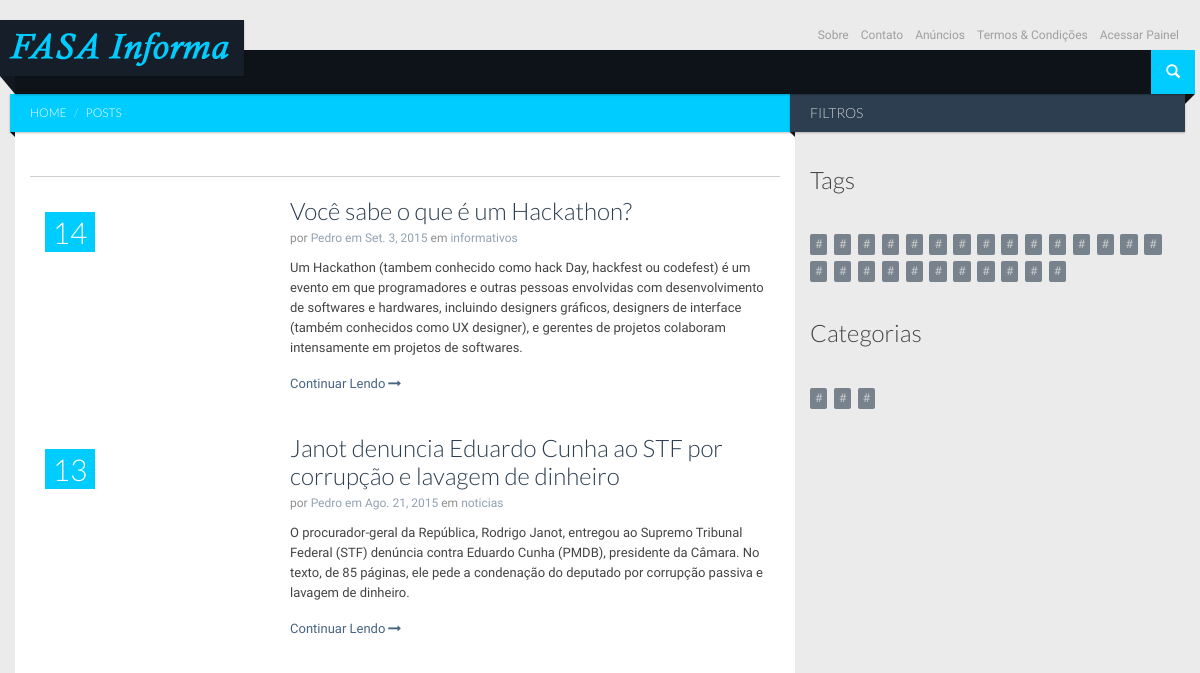
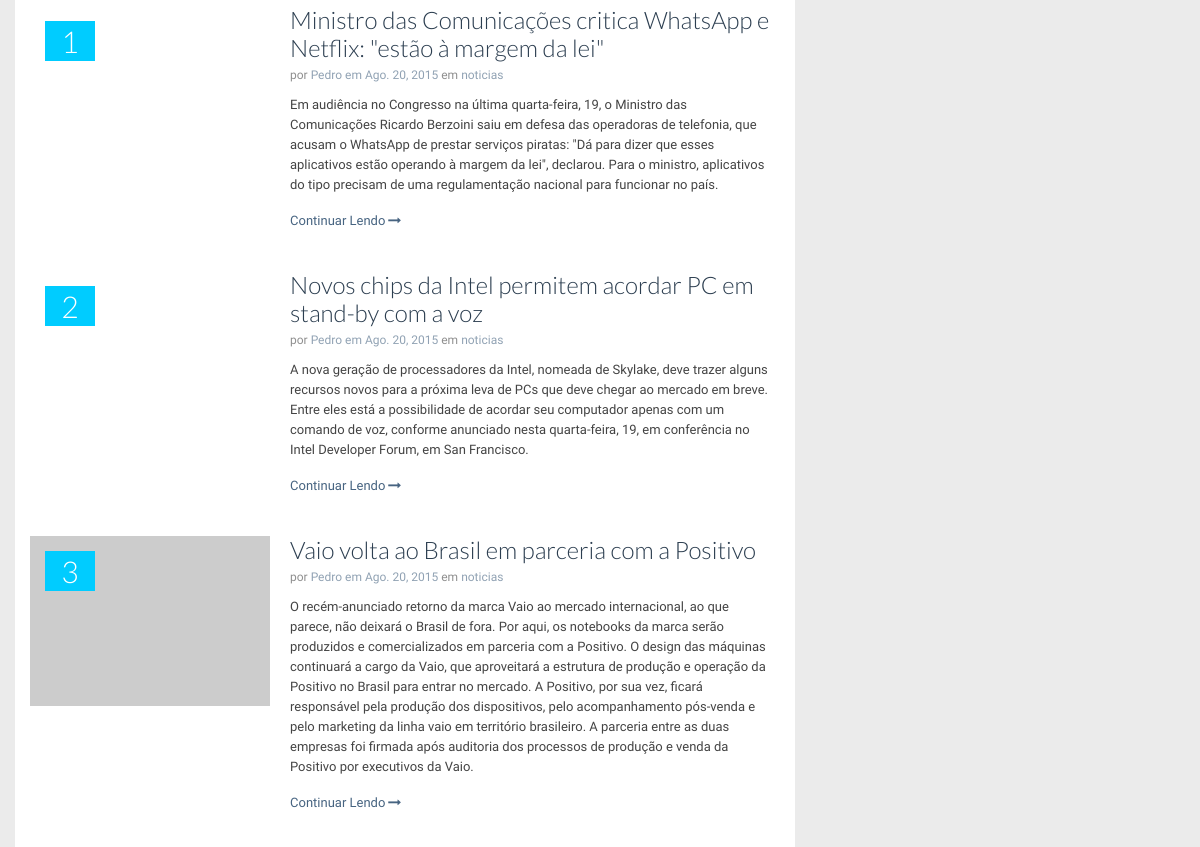
The app's page /posts/ (upper part), older data (2 pictures, top to bottom).
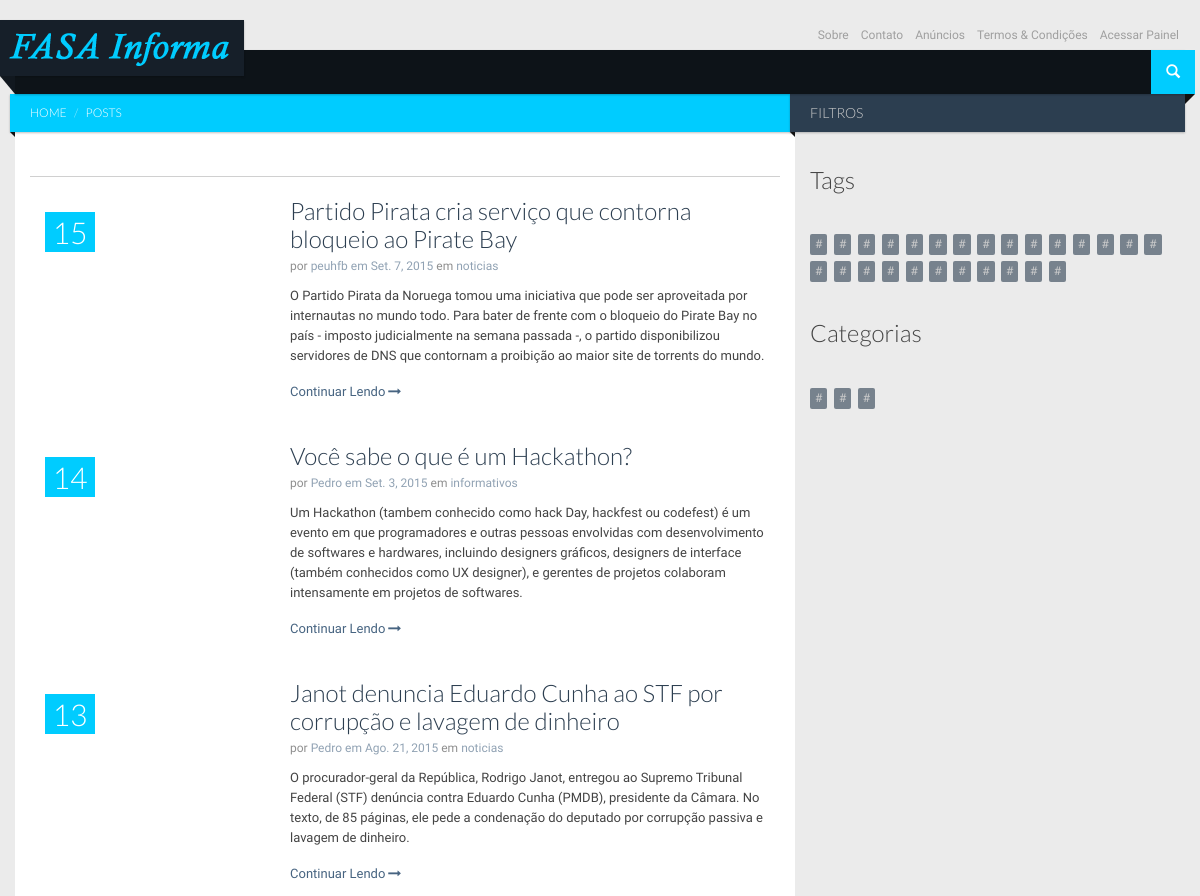
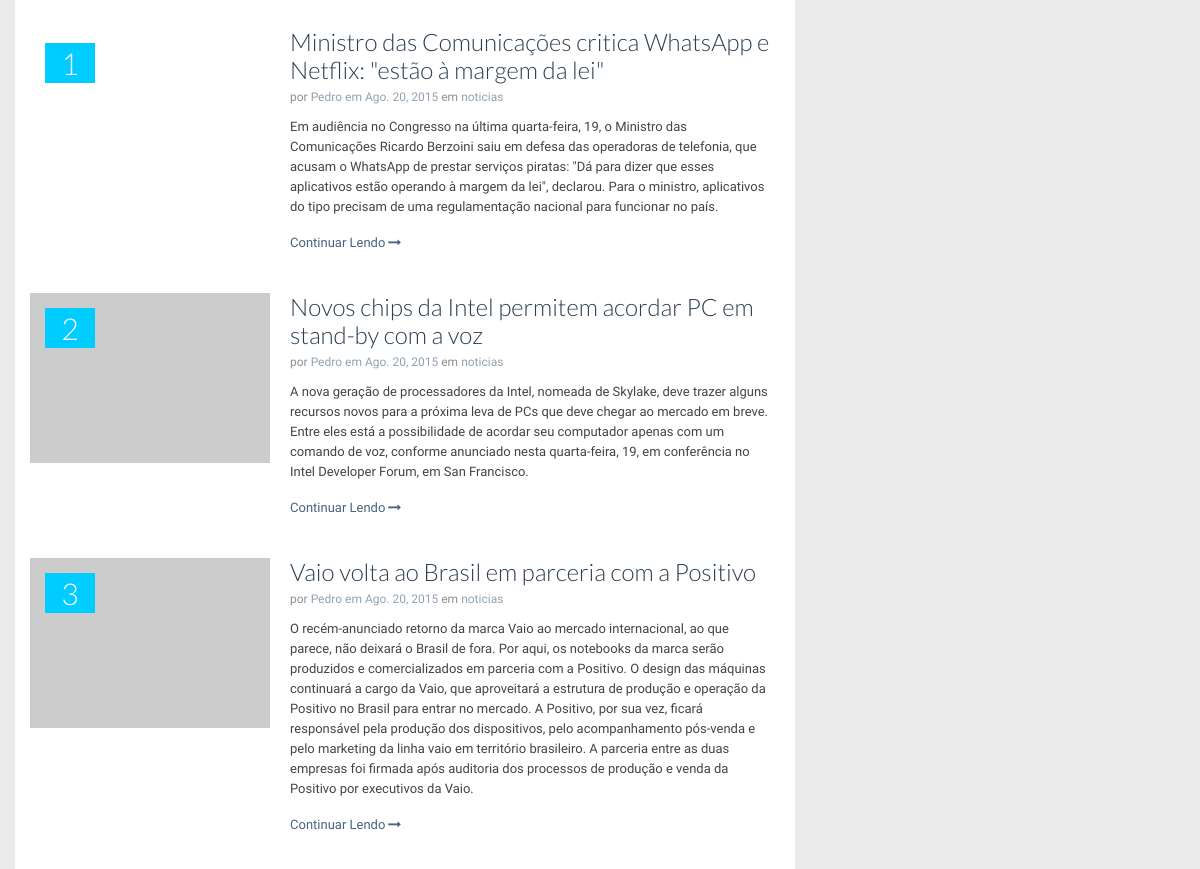
The same page, newer data (2 pictures, top to bottom).
### posts/models.py (models this page shows, shortened)
class Posts(models.Model):
	title 	           = models.CharField(max_length=100, null=False, blank=False)
	image_link         = models.CharField(max_length=200)
	short_description  = models.TextField(max_length=10000)
	content            = RichTextField()
	author             = models.ForeignKey(User, default=get_current_user)
	tags               = models.ManyToManyField('Tags')
	category           = models.ForeignKey('Categories')
	pub_date           = models.DateField(default=datetime.datetime.today())
	pub_hour           = models.TimeField(default=datetime.datetime.now())
	is_active          = models.BooleanField(default=True)
	slug               = models.SlugField(blank=True, max_length=100, unique=True)

class Categories(models.Model):
	name  = models.SlugField(max_length=50)

class Tags(models.Model):
	name  = models.SlugField(max_length=50)

### posts/views.py (the view)
class PostsList(ListView):
	model         = Posts
	template_name = 'posts/posts_list.html'
	def get_context_data(self, **kwargs):
		context = super(PostsList, self).get_context_data(**kwargs)
		context['posts']      = Posts.objects.all().order_by('-pub_date')
		context['categories'] = Categories.objects.all()
		context['tags']       = Tags.objects.all()
		return context

### posts/templates/posts/posts_list.html (shortened to what this page needs)
{% extends "homesite/base.html" %}
	{% block content %}
		<div id="main" class="container">
			<div id="content" class="content section row">
				<div class="col-md-8 bg-base col-lg-8 col-xl-9">
					<div class="ribbon ribbon-highlight">
						<ol class="breadcrumb ribbon-inner">
							<li><a href="{% url 'home' %}">Home</a></li>
							<li class="active">Posts</li>
						</ol>
					</div>
					<header class="page-header">
						<h2 class="page-title">
						</h2>
					</header>
					<div class="entries">
						{% for post in posts %}
							<article class="entry style-media media type-post">
								<div class="style-review-score">{{ post.id }}</div>
								<figure class="media-object pull-left entry-thumbnail">
									<img src="../img/placeholder.gif" data-src="{{ post.image_link }}" data-src-retina="{{ post.image_link }}" width="230" height="230" class="" alt="">
								</figure>
								<div class="media-body">
									<header class="entry-header">
										<h3 class="entry-title">
											<a href="{% url 'post_detail' post.slug %}" rel="bookmark">{{ post.title }}</a>
										</h3>
										<div class="entry-meta">
											<span class="author">por <a href="blog.html">{{ post.author }}</a></span>
											<span class="entry-date"><a href="blog.html">em <time datetime="2013-07-04T23:26:34+00:00">{{ post.pub_date }}</time></a></span>
											<span class="category">em <a href="{% url 'posts_category_list' post.category.name %}">{{ post.category.name }}</a></span>
										</div>
									</header>
									<p>
										{{ post.short_description }}
										<a href="{% url 'post_detail' post.slug %}" class="more-link">Continuar Lendo<i class="icon icon-long-arrow-right"></i></a>
									</p>
								</div>
							</article>
						{% endfor %}
					</div>
				</div>
				<div class="sidebar col-md-4 col-lg-4 col-xl-3">
					<aside class="widget">
						<h2 class="widget-title ribbon"><span>Filtros</span></h2>
						<ul class="entries">
							<li class="entry style-score-widget">
								<div class="score-label entry-title"><h3>Tags</h3></div>
								<div class="tagcloud">
									{% for tag in tags %}
										<a href="{% url 'posts_tag_list' tag.name %}">{{ tag.label }}</a>
									{% endfor %}
								</div>
							</li>
							<li class="entry style-score-widget">
								<div class="score-label entry-title"><h3>Categorias</h3></div>
								<div class="tagcloud">
									{% for category in categories %}
										<a href="{% url 'posts_category_list' category.name %}">{{ category.label }}</a>
									{% endfor %}
								</div>
							</li>
						</ul>
					</aside>
				</div>
			</div>
		</div>
	{% endblock content %}

### homesite/templates/homesite/base.html (shortened to what this page needs)
<!DOCTYPE html>
<html class="no-js' %}">
	<head>
		{% load staticfiles %}
		<link rel="stylesheet" href="{% static 'vendor/bootstrap/css/bootstrap.min.css' %}">
		<link rel="stylesheet" href="{% static 'vendor/font-awesome/css/font-awesome.min.css' %}">
		<link rel="stylesheet" href="{% static 'vendor/prettyPhoto/css/prettyPhoto.css' %}">
		<link rel="stylesheet" href="{% static 'css/base.css' %}">
		<link rel="stylesheet" href="{% static 'css/components.css' %}">
		<link rel="stylesheet" href="{% static 'colorschemes/default.css' %}">
	</head>
	<body>
		<nav id="header" class="header-navbar" role="navigation">
			<div class="header-navbar-inner container">
				<div id="brand" class="navbar-brand">
					<a href="{% url 'home' %}" rel="bookmark">
						<img src="{% static 'img/logo.png' %}" data-src="{% static 'img/logo2.png' %}" data-src-retina="{% static 'img/logo2.png' %}" width="244" height="56" alt="">
					</a>
				</div>
				<ul class="nav nav-pages hidden-xs">
					<li><a href="#">Sobre</a></li>
					<li><a href="#">Contato</a></li>
					<li><a href="#">Anúncios </a></li>
					<li><a href="#">Termos &amp; Condições</a></li>
					<li><a href="{% url 'user_panel' %}">Acessar Painel</a></li>
				</ul>
				<ul class="nav nav-icons">
					<li>
						<a href="#" class="btn-icon" data-toggle=".header-navbar-inner" data-toggle-class="search-toggled-in">
							<span class="search-toggled-out-icon glyphicon glyphicon-search"></span>
						</a>
					</li>
				</ul>
			</div>
		</nav>
		{% block content %}
		{% endblock content %}
	</body>
</html>

### homesite/static/css/base.css (style rules this page uses)
html, body { height: 100%; }
body { font-family: 'Droid Sans', sans-serif; font-size: 14px; line-height: 24px; }
h1, h2, h3, h4, h5, h6 { font-family: 'Lato', sans-serif; font-weight: 300; margin-bottom: 20px; }
img { max-width: 100%; }
.col-xl-1, .col-xl-2, .col-xl-3, .col-xl-4, .col-xl-5, .col-xl-6, .col-xl-7, .col-xl-8, .col-xl-9, .col-xl-10, .col-xl-11, .col-xl-12 { position: relative; min-height: 1px; padding-right: 15px; padding-left: 15px; }
.header-navbar { position: absolute; z-index: 1000; width: 100%; margin-top: 50px; height: 44px; line-height: 44px; -webkit-border-radius: 0px; -moz-border-radius: 0px; -o-border-radius: 0px; border-radius: 0px; -moz-background-clip: padding; -webkit-background-clip: padding-box; -o-background-clip: padding-box; background-clip: padding-box; border: none; min-height: inherit; -webkit-transition: all 0.2s linear; -moz-transition: all 0.2s linear; -ms-transition: all 0.2s linear; -o-transition: all 0.2s linear; font-family: 'Lato', sans-serif; }
.header-navbar .header-navbar-inner { position: relative; padding: 0px; height: 44px; }
.header-navbar .header-navbar-inner:after { bottom: -10px; right: -10px; position: absolute; content: ''; width: 0; height: 0; border-top: 0px solid transparent; border-bottom: 10px solid transparent; border-left: 10px solid #333; }
.header-navbar .btn-icon { padding: 0px; margin: 0px; line-height: 44px; height: 44px; width: 44px; border: none; background-color: transparent; }
.header-navbar .navbar-brand { margin: 0px 5px 0px 0px; padding: 0px; width: 244px; height: 44px; -webkit-transition: all 0.2s linear; -moz-transition: all 0.2s linear; -ms-transition: all 0.2s linear; -o-transition: all 0.2s linear; border-right: 1px solid transparent; }
.header-navbar .navbar-brand a { position: relative; top: -30px; left: -15px; display: block; width: 244px; height: 56px; -webkit-transition: all 0.2s linear; -moz-transition: all 0.2s linear; -ms-transition: all 0.2s linear; -o-transition: all 0.2s linear; }
.header-navbar .navbar-brand a:after { -webkit-transition: all 0.2s linear; -moz-transition: all 0.2s linear; -ms-transition: all 0.2s linear; -o-transition: all 0.2s linear; top: 56px; left: 0px; position: absolute; content: ''; width: 0; height: 0; border-top: 0px solid transparent; border-bottom: 18px solid transparent; border-right: 15px solid #333333; }
.header-navbar .navbar-brand a img { vertical-align: top; position: relative; height: auto; }
.header-navbar .nav-pages { position: absolute; right: 0px; top: -30px; line-height: 30px; }
.header-navbar .nav-pages > li { float: left; font-size: 12px; }
.header-navbar .nav-pages > li > a { font-family: 'Droid Sans', sans-serif; padding: 0px 6px; }
.header-navbar .nav-pages > li > a, .header-navbar .nav-pages > li.active > a { background-color: transparent; }
.header-navbar .nav-icons { position: relative; height: 44px; width: 44px; float: right; margin-right: -10px; }
.header-navbar .nav-icons > li { width: 44px; height: 44px; }
.header-navbar .nav-icons > li > a { padding: 0px; line-height: 44px; width: 44px; text-align: center; }
.header-navbar .nav-icons .search-toggled-out-icon { display: inline-block; zoom: 1; *display: inline; }
#main { padding-top: 94px; position: relative; }
.page-header { border: none; margin-top: 15px; margin-bottom: 20px; border-bottom: 1px solid #ccc; }
.page-title, .page-title.full-page-title { font-size: 36px; line-height: 43px; margin-bottom: 5px; font-weight: 300; overflow: hidden; }
.section { position: relative; margin-bottom: 20px; *zoom: 1; }
.section:before, .section:after { display: table; line-height: 0; content: ""; }
.section:after { clear: both; }
.widget { margin-bottom: 20px; position: relative; }
.widget .widget-title.ribbon { font-size: 14px; line-height: 38px; font-weight: 300; }
@media (min-width: 768px) { .page-header { margin-top: 15px; margin-bottom: 15px; } }
@media (min-width: 768px) { .page-title, .page-title.full-page-title { font-size: 41px; line-height: 48px; } }
@media (min-width: 992px) { .page-header { margin-top: 15px; margin-bottom: 20px; } }
@media (min-width: 1200px) { .container { max-width: 1170px; } }
@media (min-width: 1200px) { .page-title { font-size: 46px; line-height: 53px; padding-bottom: 10px; } }

Row changes from the older to the newer data that the page shows:
added Posts: id "15", title "Partido Pirata cria serviço que contorna bloqueio ao Pirate Bay", author "peuhfb", pub_date "Set. 7, 2015", category.name "noticias", short_description "O Partido Pirata da Noruega tomou uma iniciativa que pode ser aproveitada por internautas no mundo todo. Para bater de frente com o bloqueio do Pirate Bay no país - imposto judicialmente na semana passada -, o partido disponibilizou servidores de DNS que contornam a proibição ao maior site de torrents do mundo."
